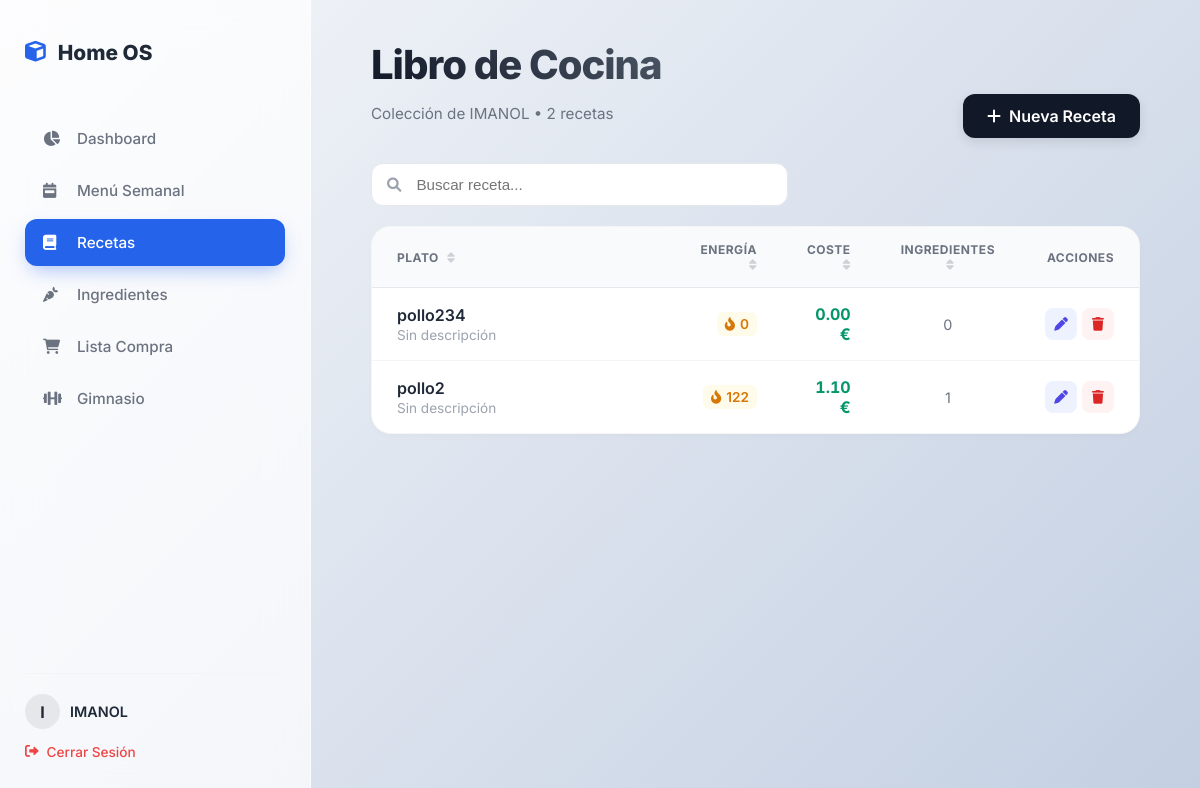
/recetas (signed in), run on the app's committed database.
### models.py (models this page shows, shortened)
class User(UserMixin, db.Model):
    __tablename__ = 'user'
    id = db.Column(db.Integer, primary_key=True)
    username = db.Column(db.String(50), unique=True, nullable=False)
    email = db.Column(db.String(120), unique=True, nullable=False)
    password_hash = db.Column(db.String(128))
    recetas = db.relationship('Receta', backref='user', lazy=True)
    menus = db.relationship('MenuSemanal', backref='user', lazy=True)
    tareas = db.relationship('TareaLimpieza', backref='user', lazy=True)
    lavadoras = db.relationship('Lavadora', backref='user', lazy=True)
    items_compra = db.relationship('ShoppingItem', backref='user', lazy=True)

class Receta(db.Model):
    __tablename__ = 'recipe'
    id = db.Column(db.Integer, primary_key=True)
    title = db.Column(db.String(100), nullable=False) # Usamos 'title' para estandarizar
    description = db.Column(db.Text)
    steps = db.Column(db.Text)
    kcal = db.Column(db.Float, default=0)
    precio = db.Column(db.Float, default=0.0)
    user_id = db.Column(db.Integer, db.ForeignKey('user.id'), nullable=False)
    ingredients_assoc = db.relationship("RecipeIngredient", back_populates="recipe", cascade="all, delete-orphan")
    @property
    def total_stats(self):
        try:
            k = sum([(i.quantity_g / 100) * i.ingredient.kcal_100g for i in self.ingredients_assoc])
            p = sum([(i.quantity_g / 1000) * i.ingredient.price_kg for i in self.ingredients_assoc])
            return {'kcal': round(k), 'price': round(p, 2)}
        except:
            return {'kcal': 0, 'price': 0}

class RecipeIngredient(db.Model):
    __tablename__ = 'recipe_ingredients'
    recipe_id = db.Column(db.Integer, db.ForeignKey('recipe.id'), primary_key=True)
    ingredient_id = db.Column(db.Integer, db.ForeignKey('ingredient.id'), primary_key=True)
    quantity_g = db.Column(db.Float, nullable=False)
    ingredient = db.relationship("Ingredient", back_populates="recipes_assoc")
    recipe = db.relationship("Receta", back_populates="ingredients_assoc")

class Ingredient(db.Model):
    __tablename__ = 'ingredient'
    id = db.Column(db.Integer, primary_key=True)
    name = db.Column(db.String(100), nullable=False)
    kcal_100g = db.Column(db.Float, nullable=False)
    price_kg = db.Column(db.Float, nullable=False)
    recipes_assoc = db.relationship("RecipeIngredient", back_populates="ingredient", cascade="all, delete-orphan")

### app.py (the view)
@app.route('/recetas')
@login_required
def recetas_page():
    recetas = Receta.query.filter_by(user_id=current_user.id).order_by(Receta.id.desc()).all()
    return render_template('recetas.html', recetas=recetas)

### app.py (called while the page is built)
@login.user_loader
def load_user(id):
    return User.query.get(int(id))

### templates/recetas.html (shortened to what this page needs)
{% extends "base.html" %}
{% block content %}
<div class="page-container">
    <div class="header-section">
        <div>
            <h1 class="page-title">Libro de Cocina</h1>
            <p class="page-subtitle">Colección de {{ current_user.username }} • {{ recetas|length }} recetas</p>
        </div>
        <a href="{{ url_for('create_recipe') }}" class="btn-primary-action">
            <i class="fas fa-plus"></i> Nueva Receta
        </a>
    </div>
    <div class="toolbar">
        <div class="search-wrapper">
            <i class="fas fa-search search-icon"></i>
            <input type="text" id="searchInput" onkeyup="filterTable()" placeholder="Buscar receta..." class="search-input">
        </div>
        </div>
    <div class="table-card glass-effect">
        {% if recetas %}
            <div class="table-responsive">
                <table id="recipesTable" class="premium-table">
                    <thead>
                        <tr>
                            <th onclick="sortTable(0)" style="width: 40%; cursor: pointer;">
                                Plato <i class="fas fa-sort sort-icon"></i>
                            </th>
                            <th onclick="sortTable(1)" style="text-align: right; cursor: pointer;">
                                Energía <i class="fas fa-sort sort-icon"></i>
                            </th>
                            <th onclick="sortTable(2)" style="text-align: right; cursor: pointer;">
                                Coste <i class="fas fa-sort sort-icon"></i>
                            </th>
                            <th onclick="sortTable(3)" style="text-align: center; cursor: pointer;">
                                Ingredientes <i class="fas fa-sort sort-icon"></i>
                            </th>
                            <th style="text-align: right; width: 100px;">Acciones</th>
                        </tr>
                    </thead>
                    <tbody>
                        {% for receta in recetas %}
                        <tr>
                            <td data-val="{{ receta.title | lower }}">
                                <div class="recipe-name">{{ receta.title }}</div>
                                <div class="recipe-desc">{{ receta.description or 'Sin descripción' }}</div>
                            </td>
                            <td style="text-align: right;" data-val="{{ receta.total_stats.kcal }}">
                                <span class="badge-kcal">
                                    <i class="fas fa-fire-alt"></i> {{ receta.total_stats.kcal }}
                                </span>
                            </td>
                            <td style="text-align: right;" data-val="{{ receta.total_stats.price }}">
                                <span class="price-text">{{ "%.2f"|format(receta.total_stats.price) }} €</span>
                            </td>
                            <td style="text-align: center;" data-val="{{ receta.ingredients_assoc|length }}">
                                <span style="color: var(--text-muted); font-size: 0.9rem;">
                                    {{ receta.ingredients_assoc|length }}
                                </span>
                            </td>
                            <td style="text-align: right;">
                                <div style="display: flex; gap: 5px; justify-content: flex-end;">
                                    <a href="{{ url_for('edit_recipe', id=receta.id) }}" class="btn-icon edit" title="Editar">
                                        <i class="fas fa-pen"></i>
                                    </a>
                                    <a href="{{ url_for('delete_recipe', id=receta.id) }}"
                                       onclick="return confirm('¿Borrar {{ receta.title }}?')"
                                       class="btn-icon delete" title="Borrar">
                                        <i class="fas fa-trash"></i>
                                    </a>
                                </div>
                            </td>
                        </tr>
                        {% endfor %}
                    </tbody>
                </table>
            </div>
        {% endif %}
    </div>
</div>
{% endblock %}

### templates/base.html (shortened to what this page needs)
<!DOCTYPE html>
<html lang="es">
<head>
    <link rel="stylesheet" href="{{ url_for('static', filename='style.css') }}">
    <link rel="stylesheet" href="https://cdnjs.cloudflare.com/ajax/libs/font-awesome/6.0.0-beta3/css/all.min.css">
</head>
<body>
    {% if current_user.is_authenticated %}
    <div class="sidebar">
        <div>
            <div class="brand">
                <i class="fas fa-cube"></i> Home OS
            </div>
            <nav class="nav-links">
                <a href="{{ url_for('dashboard') }}" class="{% if request.endpoint == 'dashboard' %}active{% endif %}">
                    <i class="fas fa-chart-pie" style="width: 20px;"></i>
                    Dashboard
                </a>
                <a href="{{ url_for('menu_semanal_page') }}" class="{% if 'menu' in request.path %}active{% endif %}">
                    <i class="fas fa-calendar-week" style="width: 20px;"></i>
                    Menú Semanal
                </a>
                <a href="{{ url_for('recetas_page') }}" class="{% if 'recetas' in request.path %}active{% endif %}">
    <i class="fas fa-book" style="width: 20px;"></i>
    Recetas
</a>
<a href="{{ url_for('ingredients_manager') }}" class="{% if 'ingredients' in request.path %}active{% endif %}">
    <i class="fas fa-carrot" style="width: 20px;"></i>
    Ingredientes
</a>
<a href="{{ url_for('shopping_list') }}" class="{% if 'shopping_list' in request.path %}active{% endif %}">
    <i class="fas fa-shopping-cart" style="width: 20px;"></i>
    Lista Compra
</a>
<a href="{{ url_for('gym_dashboard') }}" class="{% if 'gym' in request.path %}active{% endif %}">
    <i class="fas fa-dumbbell" style="width: 20px;"></i>
    Gimnasio
</a>
            </nav>
        </div>
        <div style="margin-top: auto; padding-top: 20px; border-top: 1px solid #F3F4F6;">
            <div style="display: flex; align-items: center; gap: 10px; margin-bottom: 15px;">
                <div style="width: 35px; height: 35px; background: #E5E7EB; border-radius: 50%; display: flex; align-items: center; justify-content: center; font-weight: bold; color: var(--text-main);">
                    {{ current_user.username[0]|upper }}
                </div>
                <div style="font-size: 0.9rem; font-weight: 600; color: var(--text-main);">{{ current_user.username }}</div>
            </div>
            <a href="{{ url_for('logout') }}" style="color: #EF4444; text-decoration: none; font-size: 0.85rem; display: flex; align-items: center; gap: 8px; font-weight: 500; transition: opacity 0.2s;">
                <i class="fas fa-sign-out-alt"></i> Cerrar Sesión
            </a>
        </div>
    </div>
    {% endif %}
    <div class="content" style="{% if not current_user.is_authenticated %}margin: 0 auto; max-width: 100%; display: flex; flex-direction: column; justify-content: center;{% endif %}">
        {% block content %}{% endblock %}
    </div>
</body>
</html>

### static/style.css (style rules this page uses)
:root { --bg-gradient: linear-gradient(135deg, #f5f7fa 0%, #c3cfe2 100%); --surface: rgba(255, 255, 255, 0.85); --surface-hover: rgba(255, 255, 255, 0.95); --primary: #2563EB; --primary-dark: #1E40AF; --text-main: #1F2937; --text-muted: #6B7280; --border-color: rgba(255, 255, 255, 0.6); --border-glass: 1px solid rgba(255, 255, 255, 0.5); --radius-card: 24px; --radius-sm: 12px; --shadow-soft: 0 10px 40px -10px rgba(0,0,0,0.08); --shadow-hover: 0 20px 40px -10px rgba(0,0,0,0.12); }
body { background: var(--bg-gradient); background-attachment: fixed; color: var(--text-main); font-family: 'Inter', sans-serif; margin: 0; display: flex; height: 100vh; overflow: hidden; }
.sidebar { width: 260px; background: rgba(255, 255, 255, 0.7); backdrop-filter: blur(20px); -webkit-backdrop-filter: blur(20px); padding: 40px 25px; border-right: var(--border-glass); display: flex; flex-direction: column; justify-content: space-between; z-index: 10; }
.brand { font-size: 1.3rem; font-weight: 800; color: var(--text-main); margin-bottom: 50px; display: flex; align-items: center; gap: 12px; }
.brand i { color: var(--primary); }
.nav-links a { display: flex; align-items: center; gap: 14px; padding: 14px 18px; color: var(--text-muted); text-decoration: none; border-radius: var(--radius-sm); font-weight: 500; transition: all 0.3s cubic-bezier(0.4, 0, 0.2, 1); margin-bottom: 5px; font-size: 0.95rem; }
.nav-links a.active { background: var(--primary); color: white; box-shadow: 0 8px 20px -5px rgba(37, 99, 235, 0.4); }
.content { flex: 1; padding: 40px 60px; overflow-y: auto; position: relative; }
.header-section h1 { font-size: 2.5rem; font-weight: 800; color: var(--text-main); margin: 0; letter-spacing: -1px; background: -webkit-linear-gradient(45deg, #111827, #4B5563); -webkit-background-clip: text; -webkit-text-fill-color: transparent; }

### templates/recetas.html (style rules this page uses)
.page-container { max-width: 1200px; margin: 0 auto; padding-bottom: 60px; }
.header-section { display: flex; justify-content: space-between; align-items: flex-end; margin-bottom: 25px; }
.page-title { font-size: 2rem; font-weight: 800; letter-spacing: -1px; margin-bottom: 5px; color: var(--text-main); }
.page-subtitle { color: var(--text-muted); font-size: 0.95rem; }
.btn-primary-action { background: #111827; color: white; text-decoration: none; padding: 12px 24px; border-radius: 12px; font-weight: 600; display: inline-flex; align-items: center; gap: 8px; transition: transform 0.2s, box-shadow 0.2s; box-shadow: 0 4px 12px rgba(0,0,0,0.1); }
.toolbar { margin-bottom: 20px; }
.search-wrapper { position: relative; max-width: 400px; background: white; border-radius: 12px; border: 1px solid #E5E7EB; display: flex; align-items: center; padding-left: 15px; transition: border-color 0.2s; }
.search-icon { color: #9CA3AF; font-size: 0.9rem; }
.search-input { width: 100%; border: none; background: transparent; padding: 12px 15px; outline: none; font-size: 0.95rem; }
.table-card { background: white; border-radius: 20px; overflow: hidden; border: 1px solid rgba(0,0,0,0.04); box-shadow: 0 4px 6px -1px rgba(0, 0, 0, 0.02); }
.table-responsive { overflow-x: auto; }
.premium-table { width: 100%; border-collapse: collapse; }
.premium-table th { background: #F9FAFB; padding: 15px 25px; text-align: left; font-size: 0.75rem; text-transform: uppercase; color: #6B7280; font-weight: 700; letter-spacing: 0.5px; border-bottom: 1px solid #E5E7EB; user-select: none; }
.sort-icon { margin-left: 5px; opacity: 0.3; }
.premium-table td { padding: 16px 25px; border-bottom: 1px solid #F3F4F6; vertical-align: middle; transition: background 0.1s; }
.premium-table tr:last-child td { border-bottom: none; }
.recipe-name { font-weight: 600; color: #1F2937; margin-bottom: 2px; }
.recipe-desc { font-size: 0.85rem; color: #9CA3AF; max-width: 300px; white-space: nowrap; overflow: hidden; text-overflow: ellipsis; }
.badge-kcal { font-size: 0.85rem; color: #D97706; background: #FFFBEB; padding: 4px 8px; border-radius: 6px; font-weight: 600; display: inline-flex; align-items: center; gap: 5px; }
.price-text { font-weight: 700; color: #059669; font-feature-settings: "tnum"; }
.btn-icon { width: 32px; height: 32px; border-radius: 8px; display: flex; align-items: center; justify-content: center; text-decoration: none; transition: 0.2s; font-size: 0.85rem; }
.edit { color: #4F46E5; background: #EEF2FF; }
.delete { color: #DC2626; background: #FEF2F2; }

### data on the page
User: username "I", username "IMANOL"
Receta: title "pollo234", description "Sin descripción", total_stats.kcal "0", total_stats.price "0.00", ingredients_assoc|length "0"
Receta: title "pollo2", description "Sin descripción", total_stats.kcal "122", ingredients_assoc|length "1"
RecipeIngredient: total_stats.price "1.10"

### other printed values
{{ recetas|length }} "2"
